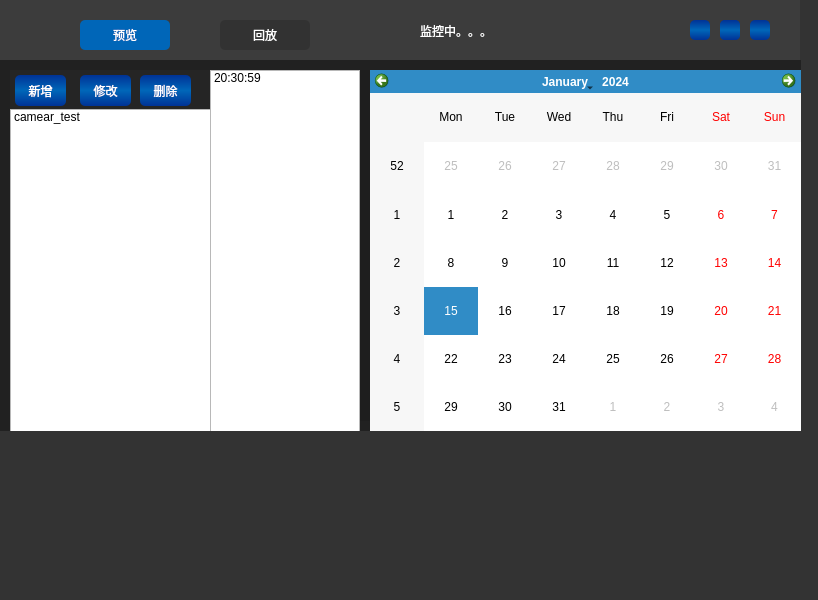
<?xml version="1.0" encoding="UTF-8"?>
<ui version="4.0">
 <class>XViewerClass</class>
 <widget class="QWidget" name="XViewerClass">
  <property name="geometry">
   <rect>
    <x>0</x>
    <y>0</y>
    <width>818</width>
    <height>600</height>
   </rect>
  </property>
  <property name="windowTitle">
   <string>XViewer</string>
  </property>
  <property name="windowIcon">
   <iconset resource="xviewer.qrc">
    <normaloff>:/XViewer/img/xv.ico</normaloff>:/XViewer/img/xv.ico</iconset>
  </property>
  <property name="styleSheet">
   <string notr="true">/* 按钮样式 */
QPushButton:hover

 { 
background-color: qlineargradient(spread:pad, x1:0, y1:0, x2:0, y2:1, stop:0 rgba(0, 102, 184, 255), stop:0.495 rgba(39, 39, 39, 255), stop:0.505 rgba(39,39, 39, 255), stop:1 rgba(0, 102, 184, 255));
border: none;
border-radius:5px;
color: rgb(255, 255, 255);
font: 75 12pt &quot;黑体&quot;;
 }
QPushButton:!hover
 { 
	background-color: qlineargradient(spread:pad, x1:0, y1:0, x2:0, y2:1, stop:0 rgba(0, 50, 150, 255), stop:0.495 rgba(0, 102, 184, 255), stop:0.505 rgba(0, 102, 184, 255), stop:1 rgba(0, 50, 150, 255));
 border: none;
border-radius:5px;
color: rgb(255, 255, 255);
font: 75 12pt &quot;黑体&quot;;
 }



/* 顶部样式 */
#XViewerClass {
    background-color: #333333;
    border-radius: 0px;
}
#head
{
background-color:#3c3c3c;
}
#logo
{
	background-image: url(:/XViewer/img/logo_150_40.png);
}
#close
{
background-image: url(:/XViewer/img/close.png);
}
#min
{
background-image: url(:/XViewer/img/min.png);
}
#max
{
background-image: url(:/XViewer/img/max.png);
}
#normal
{
background-image: url(:/XViewer/img/normal.png);
}
/* body 演示*/
#body
{
background-color: #212121;
}
#left
{
	background-color: #252525;
}
#cams
{
background-color: #1e1e1e;
}


#status
{
	color: rgb(255, 255, 255);
	font: 75 9pt &quot;Adobe Arabic&quot;;
}


/*tab 菜单按钮切换样式 */

#preview
{
background-color: rgb(50, 50, 50);
}
#playback
{
background-color: rgb(50, 50, 50);
}

#preview:checked
{
background-color: rgb(0, 102, 184);
}
#playback:checked
{
background-color: rgb(0, 102, 184);
}</string>
  </property>
  <widget class="QWidget" name="head" native="true">
   <property name="geometry">
    <rect>
     <x>0</x>
     <y>0</y>
     <width>800</width>
     <height>60</height>
    </rect>
   </property>
   <property name="maximumSize">
    <size>
     <width>16777215</width>
     <height>60</height>
    </size>
   </property>
   <property name="styleSheet">
    <string notr="true"/>
   </property>
   <widget class="QWidget" name="head_button" native="true">
    <property name="geometry">
     <rect>
      <x>690</x>
      <y>10</y>
      <width>91</width>
      <height>41</height>
     </rect>
    </property>
    <widget class="QPushButton" name="close">
     <property name="geometry">
      <rect>
       <x>60</x>
       <y>10</y>
       <width>20</width>
       <height>20</height>
      </rect>
     </property>
     <property name="styleSheet">
      <string notr="true"/>
     </property>
     <property name="text">
      <string/>
     </property>
     <property name="flat">
      <bool>true</bool>
     </property>
    </widget>
    <widget class="QPushButton" name="min">
     <property name="geometry">
      <rect>
       <x>0</x>
       <y>10</y>
       <width>20</width>
       <height>20</height>
      </rect>
     </property>
     <property name="styleSheet">
      <string notr="true"/>
     </property>
     <property name="text">
      <string/>
     </property>
     <property name="flat">
      <bool>true</bool>
     </property>
    </widget>
    <widget class="QPushButton" name="max">
     <property name="geometry">
      <rect>
       <x>30</x>
       <y>10</y>
       <width>20</width>
       <height>20</height>
      </rect>
     </property>
     <property name="styleSheet">
      <string notr="true"/>
     </property>
     <property name="text">
      <string/>
     </property>
     <property name="flat">
      <bool>true</bool>
     </property>
    </widget>
    <widget class="QPushButton" name="normal">
     <property name="geometry">
      <rect>
       <x>30</x>
       <y>10</y>
       <width>20</width>
       <height>20</height>
      </rect>
     </property>
     <property name="styleSheet">
      <string notr="true"/>
     </property>
     <property name="text">
      <string/>
     </property>
     <property name="flat">
      <bool>true</bool>
     </property>
    </widget>
    <zorder>normal</zorder>
    <zorder>close</zorder>
    <zorder>min</zorder>
    <zorder>max</zorder>
   </widget>
   <widget class="QLabel" name="status">
    <property name="geometry">
     <rect>
      <x>420</x>
      <y>10</y>
      <width>221</width>
      <height>41</height>
     </rect>
    </property>
    <property name="text">
     <string>监控中。。。</string>
    </property>
   </widget>
   <widget class="QPushButton" name="preview">
    <property name="geometry">
     <rect>
      <x>80</x>
      <y>20</y>
      <width>90</width>
      <height>30</height>
     </rect>
    </property>
    <property name="text">
     <string>预览</string>
    </property>
    <property name="checkable">
     <bool>true</bool>
    </property>
    <property name="checked">
     <bool>true</bool>
    </property>
    <property name="autoExclusive">
     <bool>true</bool>
    </property>
   </widget>
   <widget class="QPushButton" name="playback">
    <property name="geometry">
     <rect>
      <x>220</x>
      <y>20</y>
      <width>90</width>
      <height>30</height>
     </rect>
    </property>
    <property name="text">
     <string>回放</string>
    </property>
    <property name="checkable">
     <bool>true</bool>
    </property>
    <property name="checked">
     <bool>false</bool>
    </property>
    <property name="autoRepeat">
     <bool>false</bool>
    </property>
    <property name="autoExclusive">
     <bool>true</bool>
    </property>
   </widget>
  </widget>
  <widget class="QWidget" name="body" native="true">
   <property name="geometry">
    <rect>
     <x>0</x>
     <y>60</y>
     <width>801</width>
     <height>371</height>
    </rect>
   </property>
   <widget class="QWidget" name="left" native="true">
    <property name="geometry">
     <rect>
      <x>10</x>
      <y>10</y>
      <width>200</width>
      <height>600</height>
     </rect>
    </property>
    <property name="maximumSize">
     <size>
      <width>200</width>
      <height>16777215</height>
     </size>
    </property>
    <widget class="QListWidget" name="cam_list">
     <property name="geometry">
      <rect>
       <x>0</x>
       <y>39</y>
       <width>201</width>
       <height>961</height>
      </rect>
     </property>
     <property name="dragEnabled">
      <bool>true</bool>
     </property>
     <property name="iconSize">
      <size>
       <width>50</width>
       <height>50</height>
      </size>
     </property>
     <item>
      <property name="text">
       <string>camear_test</string>
      </property>
      <property name="icon">
       <iconset resource="xviewer.qrc">
        <normaloff>:/XViewer/img/cam.png</normaloff>:/XViewer/img/cam.png</iconset>
      </property>
     </item>
    </widget>
    <widget class="QPushButton" name="add_cam">
     <property name="geometry">
      <rect>
       <x>5</x>
       <y>5</y>
       <width>51</width>
       <height>31</height>
      </rect>
     </property>
     <property name="text">
      <string>新增</string>
     </property>
    </widget>
    <widget class="QPushButton" name="set_cam">
     <property name="geometry">
      <rect>
       <x>70</x>
       <y>5</y>
       <width>51</width>
       <height>31</height>
      </rect>
     </property>
     <property name="text">
      <string>修改</string>
     </property>
    </widget>
    <widget class="QPushButton" name="del_cam">
     <property name="geometry">
      <rect>
       <x>130</x>
       <y>5</y>
       <width>51</width>
       <height>31</height>
      </rect>
     </property>
     <property name="text">
      <string>删除</string>
     </property>
    </widget>
   </widget>
   <widget class="QWidget" name="cams" native="true">
    <property name="geometry">
     <rect>
      <x>230</x>
      <y>10</y>
      <width>501</width>
      <height>351</height>
     </rect>
    </property>
   </widget>
   <widget class="QWidget" name="playback_wid" native="true">
    <property name="geometry">
     <rect>
      <x>210</x>
      <y>10</y>
      <width>601</width>
      <height>391</height>
     </rect>
    </property>
    <widget class="XCalendar" name="cal">
     <property name="geometry">
      <rect>
       <x>160</x>
       <y>0</y>
       <width>431</width>
       <height>361</height>
      </rect>
     </property>
    </widget>
    <widget class="QListWidget" name="time_list">
     <property name="geometry">
      <rect>
       <x>0</x>
       <y>0</y>
       <width>150</width>
       <height>800</height>
      </rect>
     </property>
     <item>
      <property name="text">
       <string>20:30:59</string>
      </property>
     </item>
    </widget>
   </widget>
  </widget>
 </widget>
 <layoutdefault spacing="6" margin="11"/>
 <customwidgets>
  <customwidget>
   <class>XCalendar</class>
   <extends>QCalendarWidget</extends>
   <header>xcalendar.h</header>
  </customwidget>
 </customwidgets>
 <resources>
  <include location="xviewer.qrc"/>
 </resources>
 <connections>
  <connection>
   <sender>close</sender>
   <signal>clicked()</signal>
   <receiver>XViewerClass</receiver>
   <slot>close()</slot>
   <hints>
    <hint type="sourcelabel">
     <x>779</x>
     <y>21</y>
    </hint>
    <hint type="destinationlabel">
     <x>817</x>
     <y>205</y>
    </hint>
   </hints>
  </connection>
  <connection>
   <sender>min</sender>
   <signal>clicked()</signal>
   <receiver>XViewerClass</receiver>
   <slot>showMinimized()</slot>
   <hints>
    <hint type="sourcelabel">
     <x>722</x>
     <y>24</y>
    </hint>
    <hint type="destinationlabel">
     <x>659</x>
     <y>0</y>
    </hint>
   </hints>
  </connection>
  <connection>
   <sender>max</sender>
   <signal>clicked()</signal>
   <receiver>XViewerClass</receiver>
   <slot>MaxWindow()</slot>
   <hints>
    <hint type="sourcelabel">
     <x>751</x>
     <y>31</y>
    </hint>
    <hint type="destinationlabel">
     <x>817</x>
     <y>52</y>
    </hint>
   </hints>
  </connection>
  <connection>
   <sender>normal</sender>
   <signal>clicked()</signal>
   <receiver>XViewerClass</receiver>
   <slot>NormalWindow()</slot>
   <hints>
    <hint type="sourcelabel">
     <x>749</x>
     <y>29</y>
    </hint>
    <hint type="destinationlabel">
     <x>399</x>
     <y>299</y>
    </hint>
   </hints>
  </connection>
  <connection>
   <sender>add_cam</sender>
   <signal>clicked()</signal>
   <receiver>XViewerClass</receiver>
   <slot>AddCam()</slot>
   <hints>
    <hint type="sourcelabel">
     <x>42</x>
     <y>89</y>
    </hint>
    <hint type="destinationlabel">
     <x>334</x>
     <y>0</y>
    </hint>
   </hints>
  </connection>
  <connection>
   <sender>set_cam</sender>
   <signal>clicked()</signal>
   <receiver>XViewerClass</receiver>
   <slot>SetCam()</slot>
   <hints>
    <hint type="sourcelabel">
     <x>104</x>
     <y>100</y>
    </hint>
    <hint type="destinationlabel">
     <x>188</x>
     <y>0</y>
    </hint>
   </hints>
  </connection>
  <connection>
   <sender>del_cam</sender>
   <signal>clicked()</signal>
   <receiver>XViewerClass</receiver>
   <slot>DelCam()</slot>
   <hints>
    <hint type="sourcelabel">
     <x>165</x>
     <y>85</y>
    </hint>
    <hint type="destinationlabel">
     <x>125</x>
     <y>0</y>
    </hint>
   </hints>
  </connection>
  <connection>
   <sender>preview</sender>
   <signal>clicked()</signal>
   <receiver>XViewerClass</receiver>
   <slot>Preview()</slot>
   <hints>
    <hint type="sourcelabel">
     <x>217</x>
     <y>50</y>
    </hint>
    <hint type="destinationlabel">
     <x>258</x>
     <y>-44</y>
    </hint>
   </hints>
  </connection>
  <connection>
   <sender>playback</sender>
   <signal>clicked()</signal>
   <receiver>XViewerClass</receiver>
   <slot>Playback()</slot>
   <hints>
    <hint type="sourcelabel">
     <x>332</x>
     <y>51</y>
    </hint>
    <hint type="destinationlabel">
     <x>265</x>
     <y>-72</y>
    </hint>
   </hints>
  </connection>
  <connection>
   <sender>cam_list</sender>
   <signal>clicked(QModelIndex)</signal>
   <receiver>XViewerClass</receiver>
   <slot>SelectCamera(QModelIndex)</slot>
   <hints>
    <hint type="sourcelabel">
     <x>118</x>
     <y>248</y>
    </hint>
    <hint type="destinationlabel">
     <x>150</x>
     <y>-57</y>
    </hint>
   </hints>
  </connection>
  <connection>
   <sender>cal</sender>
   <signal>clicked(QDate)</signal>
   <receiver>XViewerClass</receiver>
   <slot>SelectDate(QDate)</slot>
   <hints>
    <hint type="sourcelabel">
     <x>542</x>
     <y>267</y>
    </hint>
    <hint type="destinationlabel">
     <x>539</x>
     <y>-94</y>
    </hint>
   </hints>
  </connection>
  <connection>
   <sender>time_list</sender>
   <signal>activated(QModelIndex)</signal>
   <receiver>XViewerClass</receiver>
   <slot>PlayVideo(QModelIndex)</slot>
   <hints>
    <hint type="sourcelabel">
     <x>301</x>
     <y>190</y>
    </hint>
    <hint type="destinationlabel">
     <x>402</x>
     <y>-39</y>
    </hint>
   </hints>
  </connection>
 </connections>
 <slots>
  <slot>MaxWindow()</slot>
  <slot>NormalWindow()</slot>
  <slot>AddCam()</slot>
  <slot>SetCam()</slot>
  <slot>DelCam()</slot>
  <slot>Preview()</slot>
  <slot>Playback()</slot>
  <slot>SelectCamera(QModelIndex)</slot>
  <slot>SelectDate(QDate)</slot>
  <slot>PlayVideo(QModelIndex)</slot>
 </slots>
</ui>
